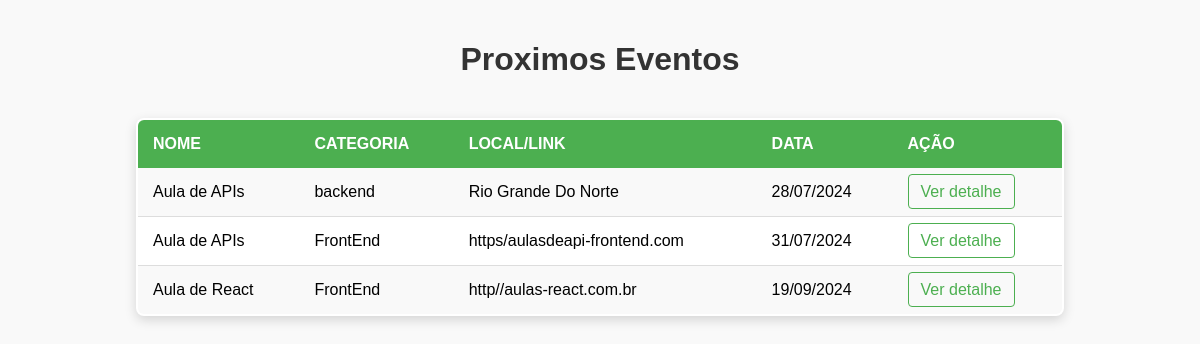
The page /eventos/ on the database its author committed.
### agenda/models.py (models this page shows, shortened)
class Evento(models.Model):
    nome = models.CharField(max_length=255)
    categoria = models.ForeignKey(Categoria, on_delete=models.SET_NULL, null=True)
    data = models.DateField(null=True)
    local = models.CharField(max_length=255, blank=True)
    link = models.CharField(max_length=255, blank=True)
    participantes = models.IntegerField(default=0)

class Categoria(models.Model):
        nome = models.CharField(max_length=255, unique=True)

### agenda/views.py (the view)
# urls.py: path("eventos/", listar_eventos, name="listar_eventos"),
def listar_eventos(request):
    eventos = Evento.objects.filter(data__gte=date.today()).order_by('data')
    return render(
        request=request,
        template_name="agenda/listar_eventos.html",
        context={'eventos': eventos})

### agenda/templates/agenda/listar_eventos.html (shortened to what this page needs)
<html>
    <head>
    </head>
    <body>
        <h1>Proximos Eventos</h1>
        <table>
            <tr>
                <th>Nome</th>
                <th>Categoria</th>
                <th>Local/Link</th>
                <th>Data</th>
                <th>Ação</th>
            </tr>
            {% for evento in eventos %}
                <tr>
                    <td>{{ evento.nome }}</td>
                    <td>{{ evento.categoria.nome }}</td>
                    {% if evento.local%}
                        <td>{{ evento.local }}</td>
                    {% elif evento.link %}
                        <td>{{ evento.link }}</td>
                    {% endif %}
                    <td>{% if evento.data%}{{ evento.data | date:"d/m/Y"}}{% else %}A definir{% endif %}</td>
                    <td><a href="{% url 'exibir_evento' evento.id %}">Ver detalhe</a></td>
                </tr>
            {% endfor %}
        </table>
    </body>
</html>

### agenda/templates/agenda/listar_eventos.html (style rules this page uses)
body { font-family: Arial, sans-serif; background-color: #f9f9f9; display: flex; flex-direction: column; align-items: center; justify-content: center; margin: 0; padding: 20px; }
h1 { text-align: center; width: 100%; color: #333; margin-bottom: 20px; }
table { width: 80%; border-collapse: collapse; box-shadow: 0 4px 12px rgba(0, 0, 0, 0.15); background-color: #fff; border-radius: 8px; overflow: hidden; margin: 20px 0; border: 2px solid #4CAF50; }
th, td { padding: 15px; text-align: left; }
th { background-color: #4CAF50; color: white; font-weight: bold; text-transform: uppercase; }
tr:nth-child(even) { background-color: #f9f9f9; }
td { border-bottom: 1px solid #ddd; }
a { color: #4CAF50; text-decoration: none; padding: 8px 12px; border: 1px solid #4CAF50; border-radius: 4px; transition: background-color 0.3s, color 0.3s; }

### rows shown on the page
Evento: nome "Aula de APIs", categoria.nome "backend", local "Rio Grande Do Norte", data "28/07/2024"
Evento: nome "Aula de APIs", categoria.nome "FrontEnd", link "https/aulasdeapi-frontend.com", data "31/07/2024"
Evento: nome "Aula de React", categoria.nome "FrontEnd", link "http//aulas-react.com.br", data "19/09/2024"
